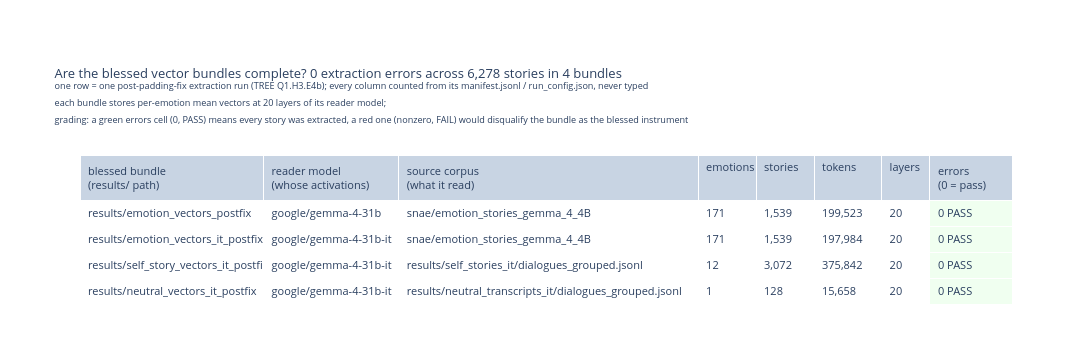

Notebook cell for this chart:
### Markdown cell above
<a id="3"></a>

## 3. Are the blessed vector bundles complete?

The corpora above are only the input. What the later notebooks actually load are *vector
bundles*: the result of running a reader model over a corpus (`src/emotion_vectors/extraction.py`,
driven by `scripts/extract_emotion_vectors.py`) and saving, per text, the activations at a fixed
set of layers, plus the per-emotion means. This section asks the one question that decides whether
a bundle can be used at all: did every text extract successfully, or are there silent gaps.

**Which bundles are blessed.** A padding bug was found and fixed partway through the sprint, so
every bundle was re-extracted; the re-extractions carry the suffix `-postfix` and are the only
bundles any current result should use. The pre-fix bundles are deliberately kept unchanged as the
historical record, because the before-and-after comparison is itself an experiment (TREE node
Q1.H3.E4b), and each published `-postfix` dataset carries a `LINEAGE.md` recording the fix.

**Where each bundle lives.** All are private team datasets on Hugging Face:

<table>
<tr><th align="left">bundle</th><th align="left">what it holds</th></tr>
<tr><td><a href="https://huggingface.co/datasets/abotresol/emotion-vectors-gemma-4-31b-postfix">emotion-vectors-gemma-4-31b-postfix</a></td>
<td>base reader over the reference corpus</td></tr>
<tr><td><a href="https://huggingface.co/datasets/abotresol/emotion-vectors-gemma-4-31b-it-postfix">emotion-vectors-gemma-4-31b-it-postfix</a></td>
<td>instruct reader over the reference corpus</td></tr>
<tr><td><a href="https://huggingface.co/datasets/abotresol/emotion-selfstory-vectors-gemma-4-31b-it-postfix">emotion-selfstory-vectors-gemma-4-31b-it-postfix</a></td>
<td>instruct reader over its own self-generated stories</td></tr>
<tr><td><a href="https://huggingface.co/datasets/abotresol/neutral-vectors-gemma-4-31b-it-postfix">neutral-vectors-gemma-4-31b-it-postfix</a></td>
<td>instruct reader over the neutral transcripts (the no-emotion control)</td></tr>
</table>

Every other evidence file the report notebooks cite lives in the catch-all
[experiment-artifacts dataset](https://huggingface.co/datasets/abotresol/emotion-vectors-experiment-artifacts);
[`DATA.md`](../DATA.md) indexes the pre-fix sets, the dialogue-lineage and DeepSeek-lineage
vector sets, and the per-token trajectory substrates that the trajectory explorer notebooks
(05, 06 and 09) read.

### Code cell
# section 3 is load-call-show: each blessed bundle sized from its own manifest.jsonl and
# described by its own run_config.json (which reader model, which source corpus, how many
# layers), so the reader-versus-generator distinction is visible in the table itself
from emotion_vectors.corpora_report import s3_bundles_figure

fig_s3, s3_stats = s3_bundles_figure()
fig_s3.show()
print("\n".join(s3_stats["lines"]))

### Figure 1 — Plotly figure (JSON) as saved in the notebook; plotly's stock layout.template omitted (floating-point values rounded to 4 significant figures)
{"data": [{"cells": {"align": "left", "fill": {"color": ["white", "white", "white", "white", "white", "white", "white", ["honeydew", "honeydew", "honeydew", "honeydew"]]}, "font": {"size": 11}, "height": 26, "values": [["results/emotion_vectors_postfix", "results/emotion_vectors_it_postfix", "results/self_story_vectors_it_postfix", "results/neutral_vectors_it_postfix"], ["google/gemma-4-31b", "google/gemma-4-31b-it", "google/gemma-4-31b-it", "google/gemma-4-31b-it"], ["snae/emotion_stories_gemma_4_4B", "snae/emotion_stories_gemma_4_4B", "results/self_stories_it/dialogues_grouped.jsonl", "results/neutral_transcripts_it/dialogues_grouped.jsonl"], [171, 171, 12, 1], ["1,539", "1,539", "3,072", "128"], ["199,523", "197,984", "375,842", "15,658"], [20, 20, 20, 20], ["0 PASS", "0 PASS", "0 PASS", "0 PASS"]]}, "columnwidth": [1.9, 1.4, 3.1, 0.6, 0.6, 0.7, 0.5, 0.85], "header": {"align": "left", "font": {"size": 11}, "height": 34, "values": ["blessed bundle<br>(results/ path)", "reader model<br>(whose activations)", "source corpus<br>(what it read)", "emotions", "stories", "tokens", "layers", "errors<br>(0 = pass)"]}, "type": "table"}], "layout": {"height": 350, "margin": {"b": 10, "t": 155}, "title": {"font": {"size": 13}, "text": "Are the blessed vector bundles complete? 0 extraction errors across 6,278 stories in 4 bundles<br><sup>one row = one post-padding-fix extraction run (TREE Q1.H3.E4b); every column counted from its manifest.jsonl / run_config.json, never typed</sup><br><sup>each bundle stores per-emotion mean vectors at 20 layers of its reader model;<br>grading: a green errors cell (0, PASS) means every story was extracted, a red one (nonzero, FAIL) would disqualify the bundle as the blessed instrument</sup>"}, "width": 1320}}
